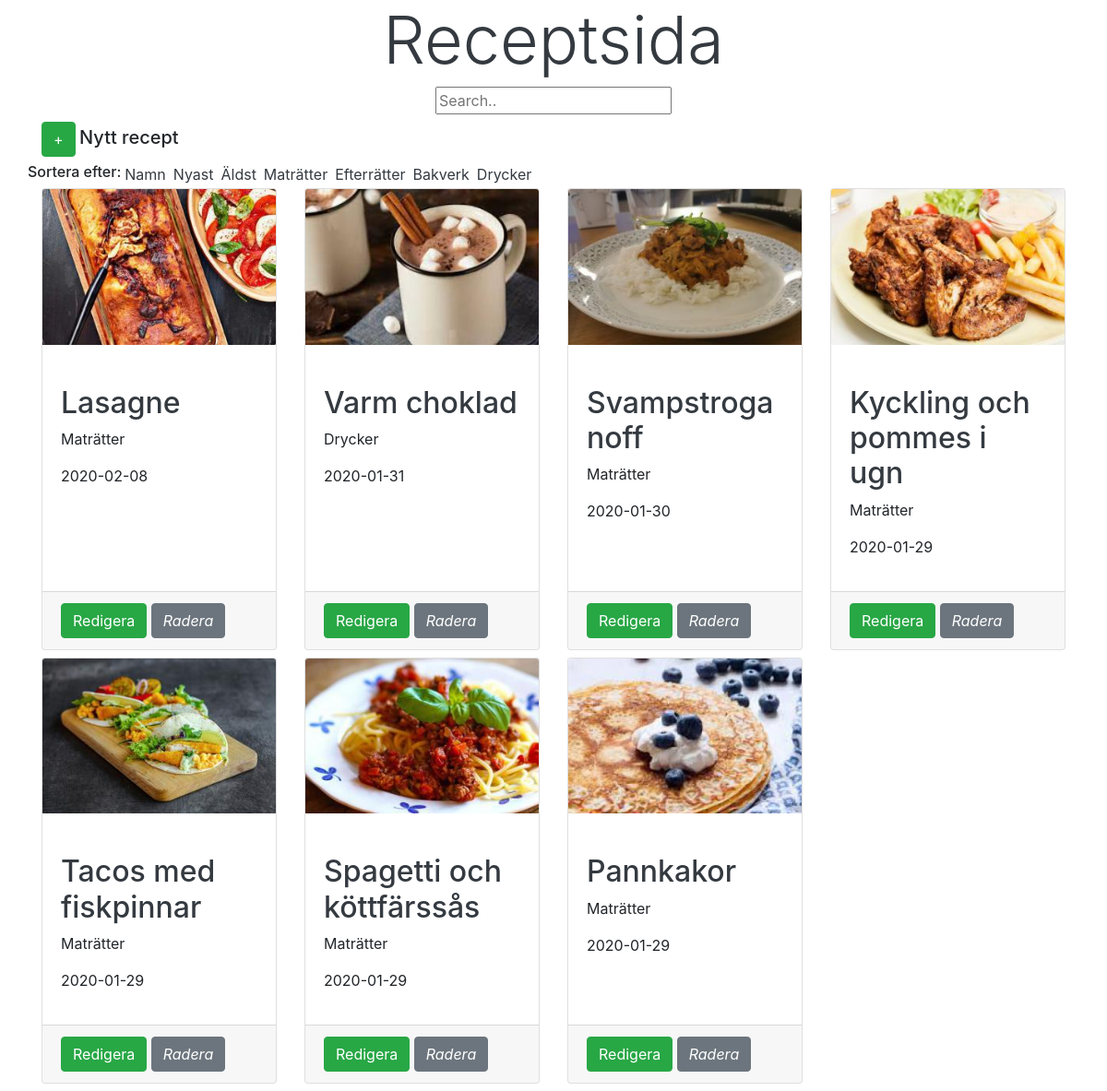
The app's page /home.php with its own data.
### tables this page shows
CREATE TABLE "recipes"
(
	id INTEGER not null
		constraint recipes_pk
			primary key,
	name varchar,
	img varchar default NULL,
	date varchar,
	portions INTEGER
, category varchar);

### home.php (called while the page is built, shortened)
<?php
require "db.php";
if($vars == null){
    $vars = "";
}
$option = $vars;
$recipes = getAllRecipes($option);
require "views//index.view.php";

### db.php (called while the page is built, shortened)
<?php
function connect()
{
    try {
        $dsn = "sqlite:" . __DIR__ . "/recipes.sqlite";
        $db = new PDO($dsn);
        $db->setAttribute(PDO::ATTR_ERRMODE, PDO::ERRMODE_EXCEPTION);
        $db->setAttribute(PDO::ATTR_DEFAULT_FETCH_MODE, PDO::FETCH_ASSOC);
        return $db;
    } catch (PDOException $e) {
        echo $e->errorInfo;
        exit();
    }
}
function fetchAll($query, $search)
{
    $db = connect();
    $stmt = $db->prepare($query);
    $stmt->execute();
    return $stmt->fetchAll();
}
function getAllRecipes($option)
{
    $search = null;
    $ids = array();
    $result = array();
    $oneDimensionalArray = array();
    $query = "SELECT * FROM recipes";
    if ($option["option"] ?? null) {
        if ($option["option"] === "namn") {
            $query .= " ORDER BY name";
        } else if ($option["option"] === "nyast") {
            $query .= " ORDER BY id DESC";
        }
        else if ($option["option"] === "maträtter") {
            $query .= " WHERE category = 'Maträtter'";
        }
        else if ($option["option"] === "efterrätter") {
            $query .= " WHERE category = 'Efterrätter'";
        }
        else if ($option["option"] === "bakverk") {
            $query .= " WHERE category = 'Bakverk'";
        }
        else if ($option["option"] === "drycker") {
            $query .= " WHERE category = 'Drycker'";
        }
        else if ($option["option"] === "sökning") {
            $query .= " WHERE name LIKE :search";
            for ($i = 1; $i < 10; $i++) {
                $id = fetchAll("SELECT id FROM ingredients WHERE ingredient_" . $i . " LIKE :search ", $search);
                if (!empty($id)) {
                    array_push($ids, $id);
                }
            }
            if (!empty($ids)) {
                foreach ($ids as $key => $value) {
                    $name = getOneName($value[0]["id"]);
                    array_push($oneDimensionalArray, $name);
                }
            }
        }
    } else {
        $query .= " ORDER BY id DESC";
    }
    if (!empty($oneDimensionalArray)) {
        $result = call_user_func_array('array_merge', $oneDimensionalArray);
    } else {
        $result = array();
    }
    $fetch = fetchAll($query, $search);
    if (!empty($fetch)) {
        if (!empty($result)) {
            foreach ($fetch as $value) {
                array_unshift($result, $value);
            }
        } else {
            foreach ($fetch as $value) {
                array_push($result, $value);
            }
        }
    }
    return $result;
}

### views/index.view.php (the view, shortened to what this page needs)
<!doctype html>
<html lang="en">
<head>
    <link rel="stylesheet" href="https://stackpath.bootstrapcdn.com/bootstrap/4.4.1/css/bootstrap.min.css"
>
</head>
<body>
<main role="main" class="container">
    <div class="col">
        <div class="text-center"><h1 class="display-3"><a class="text-dark" href="../">Receptsida</a></h1></div>
        <form action="/sökning" method="get">
            <div class="text-center">
                <label for="search">
                    <input type="text" name="search" id="search" placeholder="Search.."> <br>
                </label>
            </div>
        </form>
    </div>
    <a href="nyttRecept" class="btn btn-success">+</a> <label for=""><h2 class="h5">Nytt recept</h2></label>
    <div class="row">
        <p class="h6"> Sortera efter: </p>
        <div class="mx-1"><a class="text-dark" href="/namn">Namn</a></div>
        <div class="mx-1"><a class="text-dark" href="/nyast">Nyast</a></div>
        <div class="mx-1"><a class="text-dark" href="/äldst">Äldst</a></div>
        <div class="mx-1"><a class="text-dark" href="/maträtter">Maträtter</a></div>
        <div class="mx-1"><a class="text-dark" href="/efterrätter">Efterrätter</a></div>
        <div class="mx-1"><a class="text-dark" href="/bakverk">Bakverk</a></div>
        <div class="mx-1"><a class="text-dark" href="/drycker">Drycker</a></div>
    </div>
    <div class="row">
        <?php
        foreach ($recipes as $recipe) {
                ?>
                <div class=" mb-2 d-flex align-content-stretch col-12 col-md-6 col-lg-4 col-xl-3">
                    <div class="card">
                        <?php if($recipe["img"] != null) { ?>
                            <a href="recept/<?= $recipe["id"] ?>"><img class="card-img-top"
                                                                       src="uploads/<?= $recipe["img"] ?>"
                                                                       alt="Card image cap"></a>
                        <?php } ?>
                        <div class="card-body">
                            <br>
                            <a href="recept/<?= $recipe["id"] ?>"><h2
                                    class="text-dark"><?= $recipe["name"]; ?></h2></a>
                            <p><?= $recipe["category"] ?></p>
                            <p><?= $recipe["date"] ?></p>
                        </div>
                        <div class="card-footer">
                            <a href="redigeraRecept/<?= $recipe["id"] ?>" class="btn btn-success">Redigera</a>
                            <a onclick="return confirm('Är du säker på att du vill radera receptet?')"
                               href="raderaRecept/<?= $recipe["id"] ?>" class="btn btn-secondary"><i>Radera</i></a>
                        </div>
                    </div>
                </div>
            <?php
        }
        ?>
    </div>
</main>
</body>
</html>

### views/index.view.php (style rules this page uses)
a { text-decoration: none; color: black; }

### records on screen
recipes: img (picture), name "Lasagne", category "Maträtter", date "2020-02-08"
recipes: img (picture), name "Varm choklad", category "Drycker", date "2020-01-31"
recipes: img (picture), name "Svampstroganoff", category "Maträtter", date "2020-01-30"
recipes: img (picture), name "Kyckling och pommes i ugn", category "Maträtter", date "2020-01-29"
recipes: img (picture), name "Tacos med fiskpinnar", category "Maträtter", date "2020-01-29"
recipes: img (picture), name "Spagetti och köttfärssås", category "Maträtter", date "2020-01-29"
recipes: img (picture), name "Pannkakor", category "Maträtter", date "2020-01-29"
